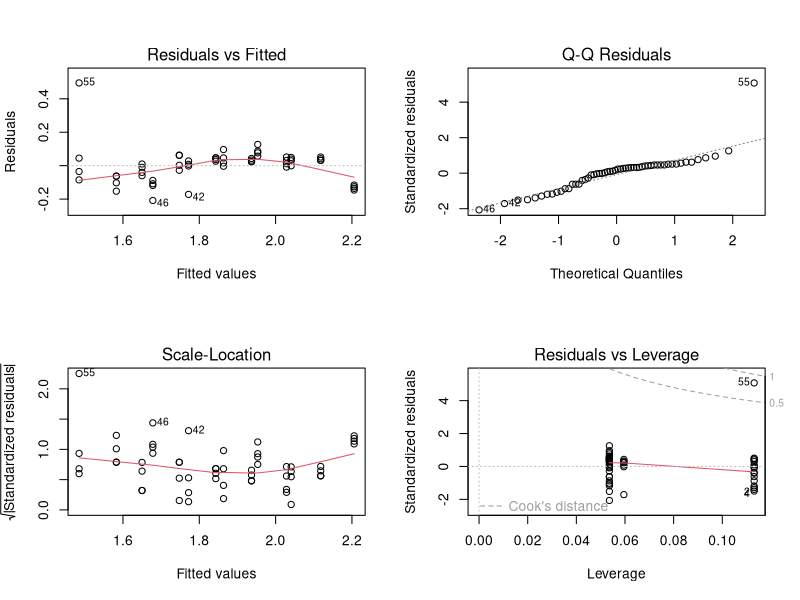
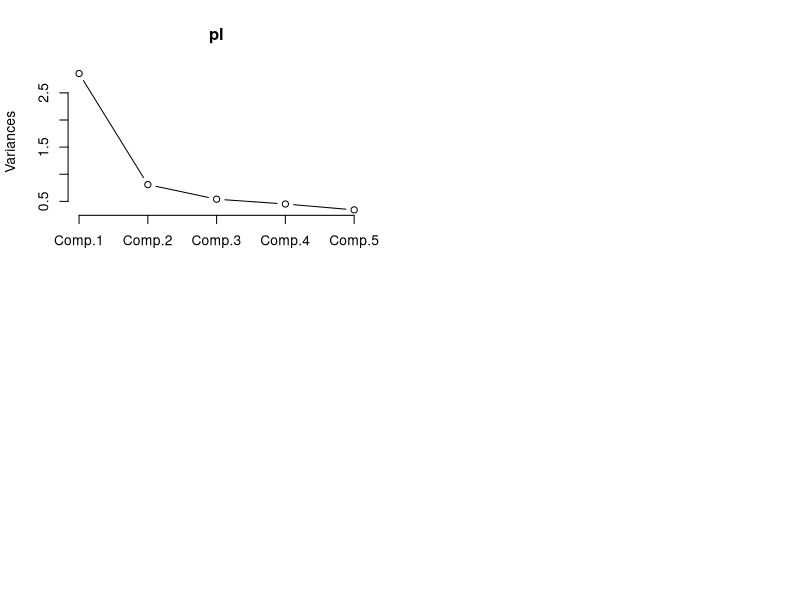

Generate these figures, in order, with R:
## ---- chunk 1
library(readxl)
magnes <- read_excel("magnes.xls", col_types = c("numeric", "numeric", "numeric", "skip", "numeric", "numeric", "numeric"))
magnes <- data.frame(Magnesium = c(magnes[[1]],magnes[[4]]),Time = c(magnes[[2]],magnes[[5]]),Treatment = c(magnes[[3]],magnes[[6]]))
magnes$Treatment = as.factor(magnes$Treatment)
magnes$Time = as.numeric(magnes$Time)
head(magnes)
## ---- chunk 2
fit = lm(Magnesium ~ Time + I(Time^2) + Treatment, data = magnes)
summary(fit)
## ---- chunk 3
par(mfrow = c(2, 2))
plot(fit)
## ---- chunk 4
fit1 = lm(Magnesium ~ Time + I(Time^2), data = magnes)
b <- fit1$coef
X <- model.matrix(fit1)
C <- rbind(c(0,1,0), c(0,0,1))
sig2 <- sum(fit1$res^2)/(dim(magnes)[1]-3)
V <- sig2*C%*%solve(t(X)%*%X)%*%t(C)
d<-t(C%*%b)%*%solve(V)%*%C%*%b
d
cv <- 2*qf(.95, 2, dim(magnes)[1]-3)
cv
## ---- chunk 5
rssf <-sum(fit1$res^2)

fit2 <- lm(Magnesium ~ Time + I(Time^2), data = magnes[28:56,])
rssr <- sum(fit2$residuals^2)
# test statistic:
f = ((rssr - rssf)/(3-1)) / (rssf/(dim(magnes)[1]-3))
f
cv <- 2*qf(.95, 2, dim(magnes)[1]-3)
cv
## ---- chunk 6
air <- read_excel("air.xls", col_types = c("numeric", 
    "numeric", "numeric", "numeric", "numeric", 
    "numeric", "numeric"))
R <- cor(air)
R
## ---- chunk 7
er <- eigen(R)
v <- er$values
id <- er$vectors
v
cumsum(v)/sum(v)
## ---- chunk 8
S <- var(air)
#assume m = 2
#v[c(1,2)]/sum(v) #variance explained by two factors
Lam = id[, c(1,2)]%*%diag(sqrt(v[c(1,2)])) #factor loading matrix lambda 
Psi = diag(S-Lam%*%t(Lam)) #specific variances
resi = S-(Lam%*%t(Lam)+diag(Psi)) #residual matrix
resi
Psi
## ---- chunk 9
air.mle <- factanal(air, factors=2) #mle factor analysis
lam.mle <- air.mle$load #loadings
psi.mle <- air.mle$unique # psi’s
resi.mle <- R-lam.mle%*%t(lam.mle)-diag(psi.mle) #residuals resi.mle
resi.mle
psi.mle
## ---- chunk 10
air.faw <- factanal(air, factors=2, scores="Bartlett")
air.faw$scores
## ---- chunk 11
fit <- factanal(air, 2, rotaion="varimax", scores = "regression")
fit$loadings
fit$scores
## ---- chunk 12
stock <- read_excel("stock.xls")
S <- cor(stock)
S
s.s <- eigen(S)
s.s$vectors
s.s$values
## ---- chunk 13
s.s$values/sum(s.s$values)
cumsum(s.s$values)/sum(s.s$values)
## ---- chunk 14
pl=princomp(~stock$`Allied Chemical`+stock$`Du Pont`+stock$`Union Carbide`
               +stock$Exxon+stock$Texaco, cor=TRUE, data=stock) 
pl$loadings
plot(pl, type="lines")
